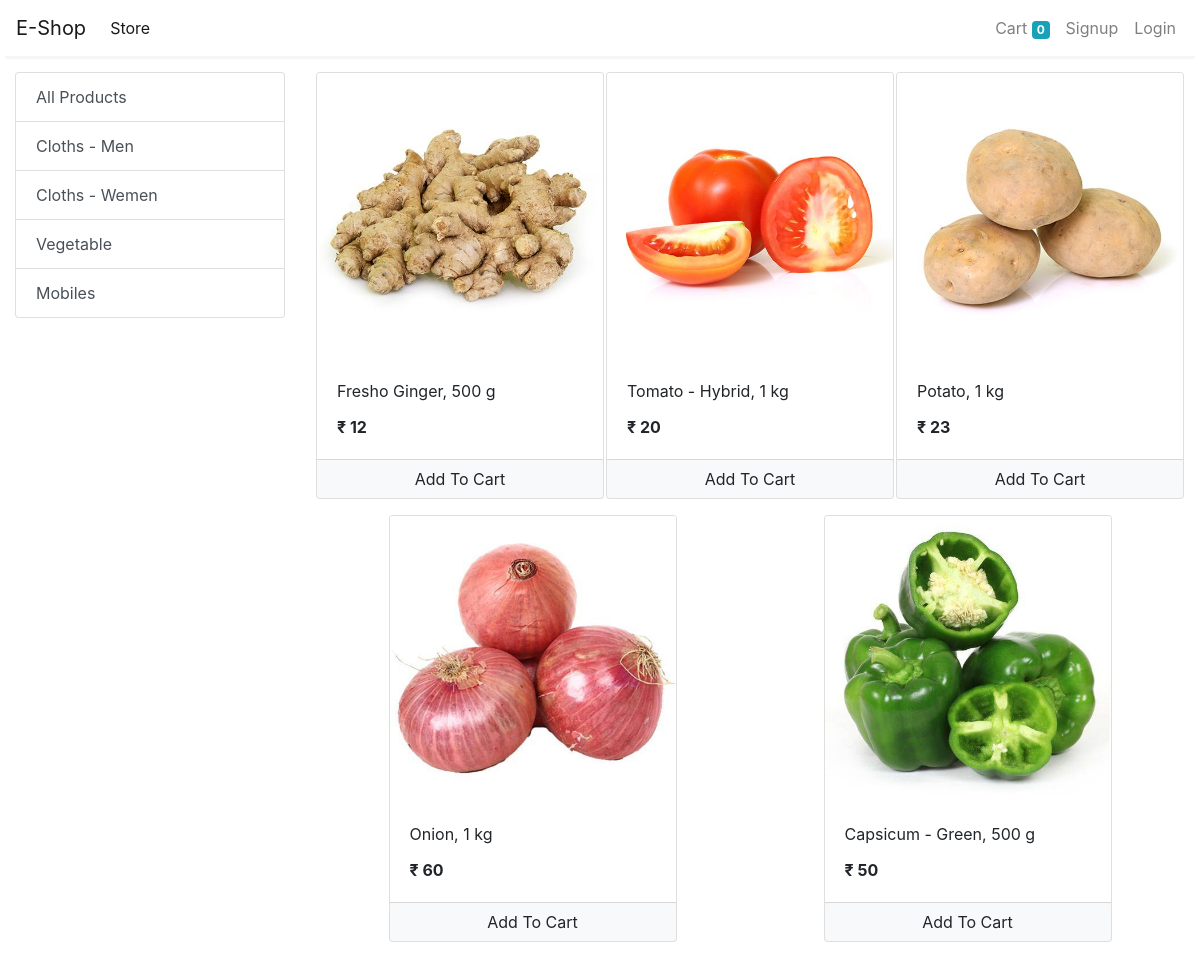
Screenshot of /store?category=3 with the database file from the repository.
### store/models/category.py (models this page shows, shortened)
class Category(models.Model):
    name = models.CharField(max_length=20)
    @staticmethod
    def get_all_categories():
        return Category.objects.all()

### store/models/product.py (models this page shows, shortened)
class Product(models.Model):
    name = models.CharField(max_length=50)
    price = models.IntegerField(default=0)
    category = models.ForeignKey(Category, on_delete=models.CASCADE, default=1)
    description = models.CharField(max_length=200, default='' , null=True , blank=True)
    image = models.ImageField(upload_to='uploads/products/')
    @staticmethod
    def get_all_products_by_categoryid(category_id):
        if category_id:
            return Product.objects.filter(category = category_id)
        else:
            return Product.get_all_products();

### store/views/home.py (the view)
# urls.py: path('' , include('store.urls'))
def store(request):
    cart = request.session.get('cart')
    if not cart:
        request.session['cart'] = {}
    products = None
    categories = Category.get_all_categories()
    categoryID = request.GET.get('category')
    if categoryID:
        products = Product.get_all_products_by_categoryid(categoryID)
    else:
        products = Product.get_all_products();
    data = {}
    data['products'] = products
    data['categories'] = categories
    print('you are : ', request.session.get('email'))
    return render(request, 'index.html', data)

### store/templatetags/cart.py (called while the page is built)
@register.filter(name='is_in_cart')
def is_in_cart(product  , cart):
    keys = cart.keys()
    for id in keys:
        if int(id) == product.id:
            return True
    return False;

### store/templatetags/custom_filter.py (called while the page is built)
@register.filter(name='currency')
def currency(number):
    return "₹ "+str(number)

### store/templates/index.html (shortened to what this page needs)
{% extends 'base.html' %}
{% block content %}
{% load cart %}
{% load custom_filter %}
<div class="container-fluid mt-3">
	<div class="row">
		<div class="col-lg-3 mx-auto">
			<div class="list-group">
				<a href="/" class="list-group-item list-group-item-action">All Products</a>
				{% for category in categories %}
				<a href="/?category={{category.id}}"
					class="list-group-item list-group-item-action">{{category.name}}</a>
				{% endfor %}
			</div>
		</div>
		<div id='products' class="col-lg-9 mx-auto">
			<div class="row mx-auto">
				{% for product in products %}
				<div class="card mx-auto mb-3" id={{product.id}} style="width: 18rem;">
					<img class="card-img-top" src="{{product.image.url}}" alt="Card image cap">
					<div class="card-body">
						<p class="card-title">{{product.name}}</p>
						<p class="card-text"><b>{{product.price|currency}}</b></p>
					</div>
					<div class="card-footer p-0 no-gutters">
						{% if product|is_in_cart:request.session.cart %}
						<div class="row no-gutters">
							<form action="/#{{product.id}}" class="col-2 " method="post">
								{% csrf_token %}
								<input hidden type="text" name='product' value='{{product.id}}'>
								<input hidden type="text" name='remove' value='True'>
								<input type="submit" value=" - " class="btn btn-block btn-light border-right">
							</form>
							<div class="text-center col">{{product|cart_quantity:request.session.cart}} in Cart</div>
							<form action="/#{{product.id}}" class="col-2 " method="post">
								{% csrf_token %}
								<input hidden type="text" name='product' value='{{product.id}}'>
								<input type="submit" value=" + " class="btn btn-block btn-light border-left">
							</form>
						</div>
						{% else %}
						<form action="/#{{product.id}}" method="POST" class="btn-block">
							<input type="submit" class="float-right btn btn-light  form-control"
								value="Add To Cart">
						</form>
						{% endif %}
					</div>
				</div>
				{% endfor %}
			</div>
		</div>
	</div>
</div>
{% endblock %}

### rows the page displays
Category: name "Cloths - Men"
Category: name "Cloths - Wemen"
Category: name "Vegetable"
Category: name "Mobiles"
Product: image (picture), name "Fresho Ginger, 500 g", price "₹ 12"
Product: image (picture), name "Tomato - Hybrid, 1 kg", price "₹ 20"
Product: image (picture), name "Potato, 1 kg", price "₹ 23"
Product: image (picture), name "Onion, 1 kg", price "₹ 60"
Product: {{ product.id }} 18 (drawn), image (picture), name "Capsicum - Green, 500 g", price "₹ 50"

### other values shown
{{ request.session.cart.keys|length }} "0"
